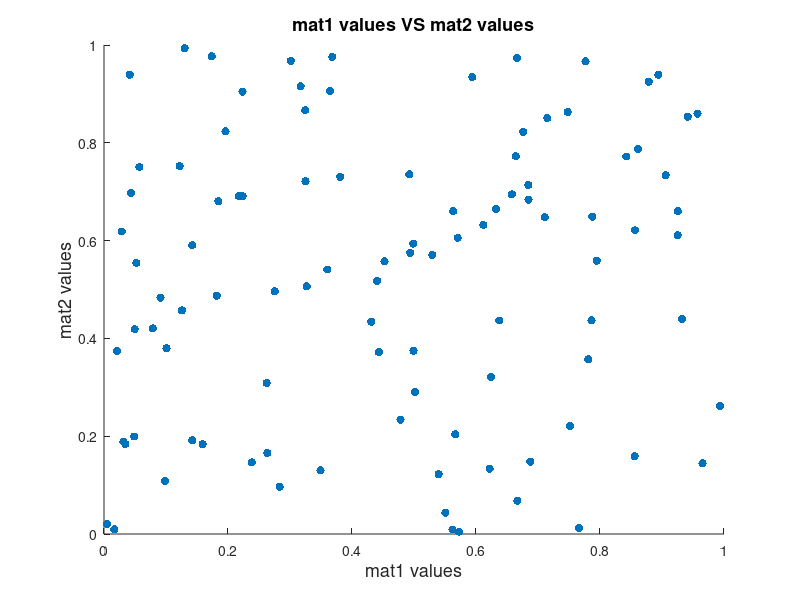

This chart was generated by the following MATLAB code:
%% Part I
% create a 10-by-10 matrix with random variables
mat1 = rand(10);

% extract the value in 3rd row, 9th column
element = mat1(3,9);

% with the help of mean function, calculate mean across all rows
% default calculation - 1st dimension (rows)
vec1 = mean(mat1);

% using a dot before arithmetic action, we apply the calculation (square)
% on every element seperately
mat1_squared = mat1.^2;

% the function sqrt (found in 'MathWorks') calculates the square root of
% each element
mat1_sqrt = sqrt(mat1_squared);

% save all created matrices (= save workspace)
save('homework1.mat');

%% Close MATLAB and re-open

%% Part II
% load saved workspace
load('homework1.mat');

% create a 10-by-10 matrix with random variables
mat2 = rand(10);

% in order to plot each value of a matrix against its parallel value in
% the other matrix, we'll transform both matrices into vectors using the
% function reshape (instead of previously used mat2vec :))
% 2nd input is empty and the 3rd is 1, in order to tell matlab - 'put all 
% elements in one column vector and as many rows needed'
mat1 = reshape(mat1,[],1);
mat2 = reshape(mat2,[],1);

% plot matrices as scattered points
figure();
% the 'filled' input fills the plotted points
scatter(mat1(:,1), mat2(:,1), 'filled');
hold on
% show the name of each matrix on each axis, accordingly
xlabel('mat1 values', 'FontSize', 13);
ylabel('mat2 values', 'FontSize', 13);
% show title of figure - what it plots
title('mat1 values VS mat2 values', 'FontSize', 13);
